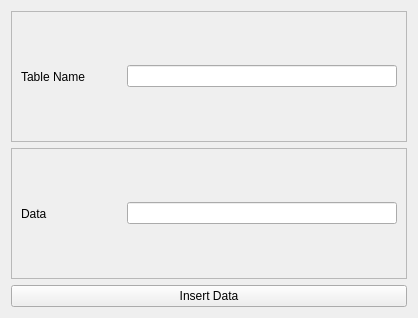
<?xml version="1.0" encoding="UTF-8"?>
<ui version="4.0">
 <class>InsertDataWindow</class>
 <widget class="QWidget" name="InsertDataWindow">
  <property name="geometry">
   <rect>
    <x>0</x>
    <y>0</y>
    <width>418</width>
    <height>318</height>
   </rect>
  </property>
  <property name="minimumSize">
   <size>
    <width>418</width>
    <height>318</height>
   </size>
  </property>
  <property name="maximumSize">
   <size>
    <width>418</width>
    <height>318</height>
   </size>
  </property>
  <property name="windowTitle">
   <string>Form</string>
  </property>
  <layout class="QVBoxLayout" name="verticalLayout">
   <item>
    <widget class="QFrame" name="frame">
     <property name="frameShape">
      <enum>QFrame::StyledPanel</enum>
     </property>
     <property name="frameShadow">
      <enum>QFrame::Raised</enum>
     </property>
     <layout class="QHBoxLayout" name="horizontalLayout">
      <item>
       <widget class="QLabel" name="label">
        <property name="minimumSize">
         <size>
          <width>100</width>
          <height>0</height>
         </size>
        </property>
        <property name="text">
         <string>Table Name</string>
        </property>
       </widget>
      </item>
      <item>
       <widget class="QLineEdit" name="tableNameLineEdit"/>
      </item>
     </layout>
    </widget>
   </item>
   <item>
    <widget class="QFrame" name="frame_2">
     <property name="frameShape">
      <enum>QFrame::StyledPanel</enum>
     </property>
     <property name="frameShadow">
      <enum>QFrame::Raised</enum>
     </property>
     <layout class="QHBoxLayout" name="horizontalLayout_2">
      <item>
       <widget class="QLabel" name="label_2">
        <property name="minimumSize">
         <size>
          <width>100</width>
          <height>0</height>
         </size>
        </property>
        <property name="text">
         <string>Data</string>
        </property>
       </widget>
      </item>
      <item>
       <widget class="QLineEdit" name="dataLineEdit"/>
      </item>
     </layout>
    </widget>
   </item>
   <item>
    <widget class="QPushButton" name="insertDataButton">
     <property name="text">
      <string>Insert Data</string>
     </property>
    </widget>
   </item>
  </layout>
 </widget>
 <resources/>
 <connections/>
</ui>
